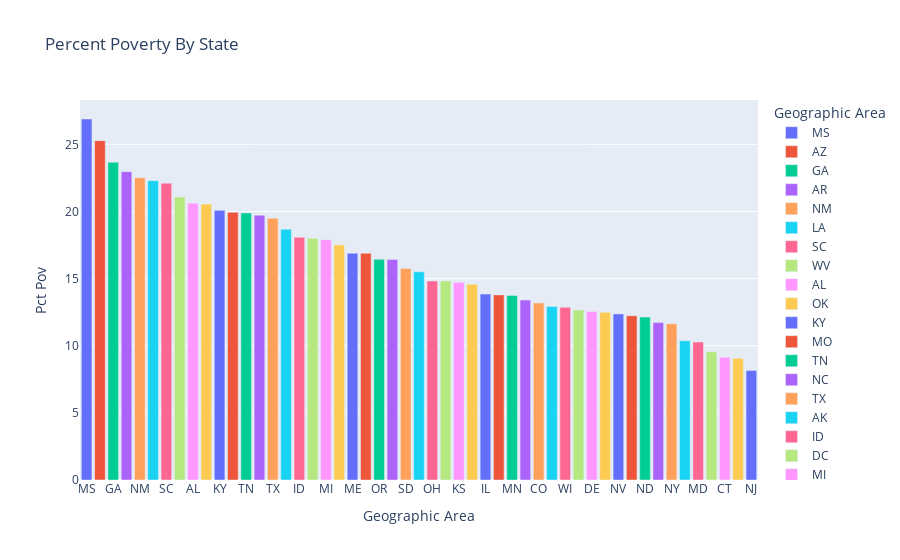

The code cell stored with this chart in its notebook:
### Code cell
df_pct_poverty['poverty_rate'] = pd.to_numeric(df_pct_poverty['poverty_rate'],errors='coerce')

df_pov_state = df_pct_poverty.copy()
total = df_pov_state.groupby('Geographic Area').size()

sum_rate= df_pov_state.groupby('Geographic Area')['poverty_rate'].sum()


series = sum_rate/total


df_by_state = series.reset_index(name='Pct Pov')
df_by_state.sort_values('Pct Pov',ascending=False,inplace=True)

fig = px.bar(df_by_state,x='Geographic Area',y='Pct Pov',title='Percent Poverty By State',color='Geographic Area')
fig.show()

### Figure 1 — Plotly figure (JSON) as saved in the notebook; plotly's stock layout.template omitted (floating-point values rounded to 4 significant figures)
{"data": [{"hovertemplate": "Geographic Area=%{x}<br>Pct Pov=%{y}<extra></extra>", "legendgroup": "MS", "marker": {"color": "#636efa", "pattern": {"shape": ""}}, "name": "MS", "orientation": "v", "showlegend": true, "textposition": "auto", "type": "bar", "x": ["MS"], "xaxis": "x", "y": [26.88], "yaxis": "y"}, {"hovertemplate": "Geographic Area=%{x}<br>Pct Pov=%{y}<extra></extra>", "legendgroup": "AZ", "marker": {"color": "#EF553B", "pattern": {"shape": ""}}, "name": "AZ", "orientation": "v", "showlegend": true, "textposition": "auto", "type": "bar", "x": ["AZ"], "xaxis": "x", "y": [25.27], "yaxis": "y"}, {"hovertemplate": "Geographic Area=%{x}<br>Pct Pov=%{y}<extra></extra>", "legendgroup": "GA", "marker": {"color": "#00cc96", "pattern": {"shape": ""}}, "name": "GA", "orientation": "v", "showlegend": true, "textposition": "auto", "type": "bar", "x": ["GA"], "xaxis": "x", "y": [23.66], "yaxis": "y"}, {"hovertemplate": "Geographic Area=%{x}<br>Pct Pov=%{y}<extra></extra>", "legendgroup": "AR", "marker": {"color": "#ab63fa", "pattern": {"shape": ""}}, "name": "AR", "orientation": "v", "showlegend": true, "textposition": "auto", "type": "bar", "x": ["AR"], "xaxis": "x", "y": [22.96], "yaxis": "y"}, {"hovertemplate": "Geographic Area=%{x}<br>Pct Pov=%{y}<extra></extra>", "legendgroup": "NM", "marker": {"color": "#FFA15A", "pattern": {"shape": ""}}, "name": "NM", "orientation": "v", "showlegend": true, "textposition": "auto", "type": "bar", "x": ["NM"], "xaxis": "x", "y": [22.51], "yaxis": "y"}, {"hovertemplate": "Geographic Area=%{x}<br>Pct Pov=%{y}<extra></extra>", "legendgroup": "LA", "marker": {"color": "#19d3f3", "pattern": {"shape": ""}}, "name": "LA", "orientation": "v", "showlegend": true, "textposition": "auto", "type": "bar", "x": ["LA"], "xaxis": "x", "y": [22.29], "yaxis": "y"}, {"hovertemplate": "Geographic Area=%{x}<br>Pct Pov=%{y}<extra></extra>", "legendgroup": "SC", "marker": {"color": "#FF6692", "pattern": {"shape": ""}}, "name": "SC", "orientation": "v", "showlegend": true, "textposition": "auto", "type": "bar", "x": ["SC"], "xaxis": "x", "y": [22.11], "yaxis": "y"}, {"hovertemplate": "Geographic Area=%{x}<br>Pct Pov=%{y}<extra></extra>", "legendgroup": "WV", "marker": {"color": "#B6E880", "pattern": {"shape": ""}}, "name": "WV", "orientation": "v", "showlegend": true, "textposition": "auto", "type": "bar", "x": ["WV"], "xaxis": "x", "y": [21.08], "yaxis": "y"}, {"hovertemplate": "Geographic Area=%{x}<br>Pct Pov=%{y}<extra></extra>", "legendgroup": "AL", "marker": {"color": "#FF97FF", "pattern": {"shape": ""}}, "name": "AL", "orientation": "v", "showlegend": true, "textposition": "auto", "type": "bar", "x": ["AL"], "xaxis": "x", "y": [20.61], "yaxis": "y"}, {"hovertemplate": "Geographic Area=%{x}<br>Pct Pov=%{y}<extra></extra>", "legendgroup": "OK", "marker": {"color": "#FECB52", "pattern": {"shape": ""}}, "name": "OK", "orientation": "v", "showlegend": true, "textposition": "auto", "type": "bar", "x": ["OK"], "xaxis": "x", "y": [20.55], "yaxis": "y"}, {"hovertemplate": "Geographic Area=%{x}<br>Pct Pov=%{y}<extra></extra>", "legendgroup": "KY", "marker": {"color": "#636efa", "pattern": {"shape": ""}}, "name": "KY", "orientation": "v", "showlegend": true, "textposition": "auto", "type": "bar", "x": ["KY"], "xaxis": "x", "y": [20.08], "yaxis": "y"}, {"hovertemplate": "Geographic Area=%{x}<br>Pct Pov=%{y}<extra></extra>", "legendgroup": "MO", "marker": {"color": "#EF553B", "pattern": {"shape": ""}}, "name": "MO", "orientation": "v", "showlegend": true, "textposition": "auto", "type": "bar", "x": ["MO"], "xaxis": "x", "y": [19.93], "yaxis": "y"}, {"hovertemplate": "Geographic Area=%{x}<br>Pct Pov=%{y}<extra></extra>", "legendgroup": "TN", "marker": {"color": "#00cc96", "pattern": {"shape": ""}}, "name": "TN", "orientation": "v", "showlegend": true, "textposition": "auto", "type": "bar", "x": ["TN"], "xaxis": "x", "y": [19.89], "yaxis": "y"}, {"hovertemplate": "Geographic Area=%{x}<br>Pct Pov=%{y}<extra></extra>", "legendgroup": "NC", "marker": {"color": "#ab63fa", "pattern": {"shape": ""}}, "name": "NC", "orientation": "v", "showlegend": true, "textposition": "auto", "type": "bar", "x": ["NC"], "xaxis": "x", "y": [19.72], "yaxis": "y"}, {"hovertemplate": "Geographic Area=%{x}<br>Pct Pov=%{y}<extra></extra>", "legendgroup": "TX", "marker": {"color": "#FFA15A", "pattern": {"shape": ""}}, "name": "TX", "orientation": "v", "showlegend": true, "textposition": "auto", "type": "bar", "x": ["TX"], "xaxis": "x", "y": [19.5], "yaxis": "y"}, {"hovertemplate": "Geographic Area=%{x}<br>Pct Pov=%{y}<extra></extra>", "legendgroup": "AK", "marker": {"color": "#19d3f3", "pattern": {"shape": ""}}, "name": "AK", "orientation": "v", "showlegend": true, "textposition": "auto", "type": "bar", "x": ["AK"], "xaxis": "x", "y": [18.68], "yaxis": "y"}, {"hovertemplate": "Geographic Area=%{x}<br>Pct Pov=%{y}<extra></extra>", "legendgroup": "ID", "marker": {"color": "#FF6692", "pattern": {"shape": ""}}, "name": "ID", "orientation": "v", "showlegend": true, "textposition": "auto", "type": "bar", "x": ["ID"], "xaxis": "x", "y": [18.08], "yaxis": "y"}, {"hovertemplate": "Geographic Area=%{x}<br>Pct Pov=%{y}<extra></extra>", "legendgroup": "DC", "marker": {"color": "#B6E880", "pattern": {"shape": ""}}, "name": "DC", "orientation": "v", "showlegend": true, "textposition": "auto", "type": "bar", "x": ["DC"], "xaxis": "x", "y": [18.0], "yaxis": "y"}, {"hovertemplate": "Geographic Area=%{x}<br>Pct Pov=%{y}<extra></extra>", "legendgroup": "MI", "marker": {"color": "#FF97FF", "pattern": {"shape": ""}}, "name": "MI", "orientation": "v", "showlegend": true, "textposition": "auto", "type": "bar", "x": ["MI"], "xaxis": "x", "y": [17.9], "yaxis": "y"}, {"hovertemplate": "Geographic Area=%{x}<br>Pct Pov=%{y}<extra></extra>", "legendgroup": "FL", "marker": {"color": "#FECB52", "pattern": {"shape": ""}}, "name": "FL", "orientation": "v", "showlegend": true, "textposition": "auto", "type": "bar", "x": ["FL"], "xaxis": "x", "y": [17.51], "yaxis": "y"}, {"hovertemplate": "Geographic Area=%{x}<br>Pct Pov=%{y}<extra></extra>", "legendgroup": "ME", "marker": {"color": "#636efa", "pattern": {"shape": ""}}, "name": "ME", "orientation": "v", "showlegend": true, "textposition": "auto", "type": "bar", "x": ["ME"], "xaxis": "x", "y": [16.89], "yaxis": "y"}, {"hovertemplate": "Geographic Area=%{x}<br>Pct Pov=%{y}<extra></extra>", "legendgroup": "CA", "marker": {"color": "#EF553B", "pattern": {"shape": ""}}, "name": "CA", "orientation": "v", "showlegend": true, "textposition": "auto", "type": "bar", "x": ["CA"], "xaxis": "x", "y": [16.89], "yaxis": "y"}, {"hovertemplate": "Geographic Area=%{x}<br>Pct Pov=%{y}<extra></extra>", "legendgroup": "OR", "marker": {"color": "#00cc96", "pattern": {"shape": ""}}, "name": "OR", "orientation": "v", "showlegend": true, "textposition": "auto", "type": "bar", "x": ["OR"], "xaxis": "x", "y": [16.44], "yaxis": "y"}, {"hovertemplate": "Geographic Area=%{x}<br>Pct Pov=%{y}<extra></extra>", "legendgroup": "MT", "marker": {"color": "#ab63fa", "pattern": {"shape": ""}}, "name": "MT", "orientation": "v", "showlegend": true, "textposition": "auto", "type": "bar", "x": ["MT"], "xaxis": "x", "y": [16.42], "yaxis": "y"}, {"hovertemplate": "Geographic Area=%{x}<br>Pct Pov=%{y}<extra></extra>", "legendgroup": "SD", "marker": {"color": "#FFA15A", "pattern": {"shape": ""}}, "name": "SD", "orientation": "v", "showlegend": true, "textposition": "auto", "type": "bar", "x": ["SD"], "xaxis": "x", "y": [15.75], "yaxis": "y"}, {"hovertemplate": "Geographic Area=%{x}<br>Pct Pov=%{y}<extra></extra>", "legendgroup": "IN", "marker": {"color": "#19d3f3", "pattern": {"shape": ""}}, "name": "IN", "orientation": "v", "showlegend": true, "textposition": "auto", "type": "bar", "x": ["IN"], "xaxis": "x", "y": [15.5], "yaxis": "y"}, {"hovertemplate": "Geographic Area=%{x}<br>Pct Pov=%{y}<extra></extra>", "legendgroup": "OH", "marker": {"color": "#FF6692", "pattern": {"shape": ""}}, "name": "OH", "orientation": "v", "showlegend": true, "textposition": "auto", "type": "bar", "x": ["OH"], "xaxis": "x", "y": [14.83], "yaxis": "y"}, {"hovertemplate": "Geographic Area=%{x}<br>Pct Pov=%{y}<extra></extra>", "legendgroup": "WA", "marker": {"color": "#B6E880", "pattern": {"shape": ""}}, "name": "WA", "orientation": "v", "showlegend": true, "textposition": "auto", "type": "bar", "x": ["WA"], "xaxis": "x", "y": [14.83], "yaxis": "y"}, {"hovertemplate": "Geographic Area=%{x}<br>Pct Pov=%{y}<extra></extra>", "legendgroup": "KS", "marker": {"color": "#FF97FF", "pattern": {"shape": ""}}, "name": "KS", "orientation": "v", "showlegend": true, "textposition": "auto", "type": "bar", "x": ["KS"], "xaxis": "x", "y": [14.72], "yaxis": "y"}, {"hovertemplate": "Geographic Area=%{x}<br>Pct Pov=%{y}<extra></extra>", "legendgroup": "VA", "marker": {"color": "#FECB52", "pattern": {"shape": ""}}, "name": "VA", "orientation": "v", "showlegend": true, "textposition": "auto", "type": "bar", "x": ["VA"], "xaxis": "x", "y": [14.59], "yaxis": "y"}, {"hovertemplate": "Geographic Area=%{x}<br>Pct Pov=%{y}<extra></extra>", "legendgroup": "IL", "marker": {"color": "#636efa", "pattern": {"shape": ""}}, "name": "IL", "orientation": "v", "showlegend": true, "textposition": "auto", "type": "bar", "x": ["IL"], "xaxis": "x", "y": [13.85], "yaxis": "y"}, {"hovertemplate": "Geographic Area=%{x}<br>Pct Pov=%{y}<extra></extra>", "legendgroup": "VT", "marker": {"color": "#EF553B", "pattern": {"shape": ""}}, "name": "VT", "orientation": "v", "showlegend": true, "textposition": "auto", "type": "bar", "x": ["VT"], "xaxis": "x", "y": [13.79], "yaxis": "y"}, {"hovertemplate": "Geographic Area=%{x}<br>Pct Pov=%{y}<extra></extra>", "legendgroup": "MN", "marker": {"color": "#00cc96", "pattern": {"shape": ""}}, "name": "MN", "orientation": "v", "showlegend": true, "textposition": "auto", "type": "bar", "x": ["MN"], "xaxis": "x", "y": [13.75], "yaxis": "y"}, {"hovertemplate": "Geographic Area=%{x}<br>Pct Pov=%{y}<extra></extra>", "legendgroup": "HI", "marker": {"color": "#ab63fa", "pattern": {"shape": ""}}, "name": "HI", "orientation": "v", "showlegend": true, "textposition": "auto", "type": "bar", "x": ["HI"], "xaxis": "x", "y": [13.4], "yaxis": "y"}, {"hovertemplate": "Geographic Area=%{x}<br>Pct Pov=%{y}<extra></extra>", "legendgroup": "CO", "marker": {"color": "#FFA15A", "pattern": {"shape": ""}}, "name": "CO", "orientation": "v", "showlegend": true, "textposition": "auto", "type": "bar", "x": ["CO"], "xaxis": "x", "y": [13.19], "yaxis": "y"}, {"hovertemplate": "Geographic Area=%{x}<br>Pct Pov=%{y}<extra></extra>", "legendgroup": "NE", "marker": {"color": "#19d3f3", "pattern": {"shape": ""}}, "name": "NE", "orientation": "v", "showlegend": true, "textposition": "auto", "type": "bar", "x": ["NE"], "xaxis": "x", "y": [12.92], "yaxis": "y"}, {"hovertemplate": "Geographic Area=%{x}<br>Pct Pov=%{y}<extra></extra>", "legendgroup": "WI", "marker": {"color": "#FF6692", "pattern": {"shape": ""}}, "name": "WI", "orientation": "v", "showlegend": true, "textposition": "auto", "type": "bar", "x": ["WI"], "xaxis": "x", "y": [12.86], "yaxis": "y"}, {"hovertemplate": "Geographic Area=%{x}<br>Pct Pov=%{y}<extra></extra>", "legendgroup": "NH", "marker": {"color": "#B6E880", "pattern": {"shape": ""}}, "name": "NH", "orientation": "v", "showlegend": true, "textposition": "auto", "type": "bar", "x": ["NH"], "xaxis": "x", "y": [12.66], "yaxis": "y"}, {"hovertemplate": "Geographic Area=%{x}<br>Pct Pov=%{y}<extra></extra>", "legendgroup": "DE", "marker": {"color": "#FF97FF", "pattern": {"shape": ""}}, "name": "DE", "orientation": "v", "showlegend": true, "textposition": "auto", "type": "bar", "x": ["DE"], "xaxis": "x", "y": [12.56], "yaxis": "y"}, {"hovertemplate": "Geographic Area=%{x}<br>Pct Pov=%{y}<extra></extra>", "legendgroup": "PA", "marker": {"color": "#FECB52", "pattern": {"shape": ""}}, "name": "PA", "orientation": "v", "showlegend": true, "textposition": "auto", "type": "bar", "x": ["PA"], "xaxis": "x", "y": [12.49], "yaxis": "y"}, {"hovertemplate": "Geographic Area=%{x}<br>Pct Pov=%{y}<extra></extra>", "legendgroup": "NV", "marker": {"color": "#636efa", "pattern": {"shape": ""}}, "name": "NV", "orientation": "v", "showlegend": true, "textposition": "auto", "type": "bar", "x": ["NV"], "xaxis": "x", "y": [12.37], "yaxis": "y"}, {"hovertemplate": "Geographic Area=%{x}<br>Pct Pov=%{y}<extra></extra>", "legendgroup": "IA", "marker": {"color": "#EF553B", "pattern": {"shape": ""}}, "name": "IA", "orientation": "v", "showlegend": true, "textposition": "auto", "type": "bar", "x": ["IA"], "xaxis": "x", "y": [12.23], "yaxis": "y"}, {"hovertemplate": "Geographic Area=%{x}<br>Pct Pov=%{y}<extra></extra>", "legendgroup": "ND", "marker": {"color": "#00cc96", "pattern": {"shape": ""}}, "name": "ND", "orientation": "v", "showlegend": true, "textposition": "auto", "type": "bar", "x": ["ND"], "xaxis": "x", "y": [12.13], "yaxis": "y"}, {"hovertemplate": "Geographic Area=%{x}<br>Pct Pov=%{y}<extra></extra>", "legendgroup": "UT", "marker": {"color": "#ab63fa", "pattern": {"shape": ""}}, "name": "UT", "orientation": "v", "showlegend": true, "textposition": "auto", "type": "bar", "x": ["UT"], "xaxis": "x", "y": [11.72], "yaxis": "y"}, {"hovertemplate": "Geographic Area=%{x}<br>Pct Pov=%{y}<extra></extra>", "legendgroup": "NY", "marker": {"color": "#FFA15A", "pattern": {"shape": ""}}, "name": "NY", "orientation": "v", "showlegend": true, "textposition": "auto", "type": "bar", "x": ["NY"], "xaxis": "x", "y": [11.64], "yaxis": "y"}, {"hovertemplate": "Geographic Area=%{x}<br>Pct Pov=%{y}<extra></extra>", "legendgroup": "RI", "marker": {"color": "#19d3f3", "pattern": {"shape": ""}}, "name": "RI", "orientation": "v", "showlegend": true, "textposition": "auto", "type": "bar", "x": ["RI"], "xaxis": "x", "y": [10.37], "yaxis": "y"}, {"hovertemplate": "Geographic Area=%{x}<br>Pct Pov=%{y}<extra></extra>", "legendgroup": "MD", "marker": {"color": "#FF6692", "pattern": {"shape": ""}}, "name": "MD", "orientation": "v", "showlegend": true, "textposition": "auto", "type": "bar", "x": ["MD"], "xaxis": "x", "y": [10.27], "yaxis": "y"}, {"hovertemplate": "Geographic Area=%{x}<br>Pct Pov=%{y}<extra></extra>", "legendgroup": "MA", "marker": {"color": "#B6E880", "pattern": {"shape": ""}}, "name": "MA", "orientation": "v", "showlegend": true, "textposition": "auto", "type": "bar", "x": ["MA"], "xaxis": "x", "y": [9.546], "yaxis": "y"}, {"hovertemplate": "Geographic Area=%{x}<br>Pct Pov=%{y}<extra></extra>", "legendgroup": "CT", "marker": {"color": "#FF97FF", "pattern": {"shape": ""}}, "name": "CT", "orientation": "v", "showlegend": true, "textposition": "auto", "type": "bar", "x": ["CT"], "xaxis": "x", "y": [9.137], "yaxis": "y"}, {"hovertemplate": "Geographic Area=%{x}<br>Pct Pov=%{y}<extra></extra>", "legendgroup": "WY", "marker": {"color": "#FECB52", "pattern": {"shape": ""}}, "name": "WY", "orientation": "v", "showlegend": true, "textposition": "auto", "type": "bar", "x": ["WY"], "xaxis": "x", "y": [9.064], "yaxis": "y"}, {"hovertemplate": "Geographic Area=%{x}<br>Pct Pov=%{y}<extra></extra>", "legendgroup": "NJ", "marker": {"color": "#636efa", "pattern": {"shape": ""}}, "name": "NJ", "orientation": "v", "showlegend": true, "textposition": "auto", "type": "bar", "x": ["NJ"], "xaxis": "x", "y": [8.161], "yaxis": "y"}], "layout": {"barmode": "relative", "legend": {"title": {"text": "Geographic Area"}, "tracegroupgap": 0}, "title": {"text": "Percent Poverty By State"}, "xaxis": {"anchor": "y", "categoryarray": ["MS", "AZ", "GA", "AR", "NM", "LA", "SC", "WV", "AL", "OK", "KY", "MO", "TN", "NC", "TX", "AK", "ID", "DC", "MI", "FL", "ME", "CA", "OR", "MT", "SD", "IN", "OH", "WA", "KS", "VA", "IL", "VT", "MN", "HI", "CO", "NE", "WI", "NH", "DE", "PA", "NV", "IA", "ND", "UT", "NY", "RI", "MD", "MA", "CT", "WY", "NJ"], "categoryorder": "array", "domain": [0, 1], "title": {"text": "Geographic Area"}}, "yaxis": {"anchor": "x", "domain": [0, 1], "title": {"text": "Pct Pov"}}}}
